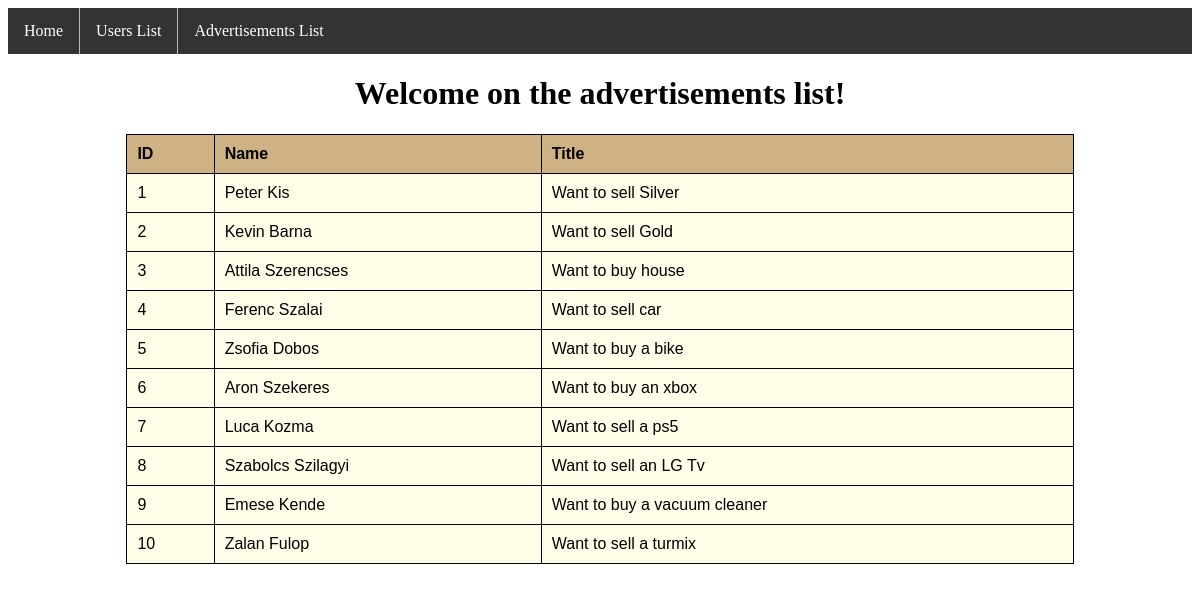
The page /advertisements on the database its author committed.
### tables this page shows
CREATE TABLE advertisements (
    id INT(5) UNSIGNED AUTO_INCREMENT PRIMARY KEY,
    userid INT(5) UNSIGNED,
    title VARCHAR(1000) NOT NULL,
    FOREIGN KEY (userid)
    REFERENCES users(id)
    ON UPDATE CASCADE ON DELETE CASCADE
);

CREATE TABLE users (
    id INT(5) UNSIGNED AUTO_INCREMENT PRIMARY KEY,
    name VARCHAR(50) NOT NULL
);

### controller/modelController/advertisementController.php (called while the page is built, shortened)
<?php
    require_once 'model/userModel.php';
    require_once 'model/advertisement.php';
    require_once 'model/advertisementModel.php';
    require_once 'config/config.php';
    class advertisementController {
        function __construct(){
            $this->objectConfig = new config();
            $this->objectAdvertisementModel =  new advertisementModel($this->objectConfig);
        }
        public function listAdvertisements(){
            $result=$this->objectAdvertisementModel->selectAllAdvertisements();
            include "view/advertisement.php";
        }
    }
?>

### config/config.php (called while the page is built)
<?php
    class config{
        function __construct() {
            $this->host = "localhost";
            $this->user  = "root";
            $this->pass = "";
            $this->db = "users_advertisements";
        }
    }
?>

### model/advertisementModel.php (called while the page is built, shortened)
<?php
    class advertisementModel {
        function __construct($consetup) {
            $this->host = $consetup->host;
            $this->user = $consetup->user;
            $this->pass =  $consetup->pass;
            $this->db = $consetup->db;
        }
        public function openDb() {
            $this->condb=new mysqli($this->host,$this->user,$this->pass,$this->db);
        }
        public function selectAllAdvertisements(){
            try{
                $query=$this->condb->prepare("SELECT advertisements.id,title,name FROM advertisements,users WHERE users.id = advertisements.userid");
                $query->execute();
                $result=$query->get_result();
                return $result;
            } catch (Exception $e){
                $this->close_db();
                throw $e;
            }
        }
    }
?>

### view/advertisement.php (the view, shortened to what this page needs)
<!DOCTYPE html>
<html lang="hu">
<head>
</head>
<body>
    <?php include "menu.php"; ?>
    <h1>Welcome on the advertisements list!</h1>
    <?php
        if($result->num_rows > 0){
            echo "<table>";
            echo "<thead>";
            echo "<tr>";
            echo "<th>ID</th>";
            echo "<th>Name</th>";
            echo "<th>Title</th>";
            echo "</tr>";
            echo "</thead>";
            echo "<tbody>";
            while($row = mysqli_fetch_array($result)){
                echo "<tr>";
                echo "<td>" . $row['id'] . "</td>";
                echo "<td>" . $row['name'] . "</td>";
                echo "<td>" . $row['title'] . "</td>";
                echo "</tr>";
            }
            echo "</tbody>";
            echo "</table>";
        }
        else{
            echo "<p class='lead'><em>No records were found.</em></p>";
        }
    ?>
</body>
</html>

### view/css/style.css (style rules this page uses)
h1 { text-align: center; }
table { border-collapse: collapse; font-family: helvetica; margin-right: auto; margin-left: auto; width: 80%; }
td, th { border: 1px solid; padding: 10px; background: #FFFDE7; box-sizing: border-box; text-align: left; }
thead th { background: #CFB284; }

### rows shown on the page
advertisements: id "1", userid.name "Peter Kis", title "Want to sell Silver"
advertisements: id "2", userid.name "Kevin Barna", title "Want to sell Gold"
advertisements: id "3", userid.name "Attila Szerencses", title "Want to buy house"
advertisements: id "4", userid.name "Ferenc Szalai", title "Want to sell car"
advertisements: id "5", userid.name "Zsofia Dobos", title "Want to buy a bike"
advertisements: id "6", userid.name "Aron Szekeres", title "Want to buy an xbox"
advertisements: id "7", userid.name "Luca Kozma", title "Want to sell a ps5"
advertisements: id "8", userid.name "Szabolcs Szilagyi", title "Want to sell an LG Tv"
advertisements: id "9", userid.name "Emese Kende", title "Want to buy a vacuum cleaner"
advertisements: id "10", userid.name "Zalan Fulop", title "Want to sell a turmix"
